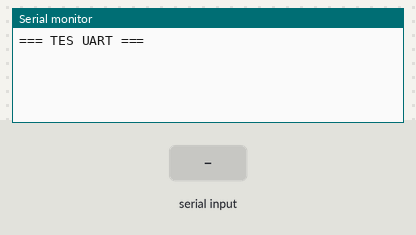
Bench run of a sketch on a simulated ESP32-S3. Shown: the last lines printed to the serial monitor. The inputs (shaded band) are chosen by the test bench.

Above: at 2.7 s.
2.8 s: "1\n" received over the second serial link
At 3.5 s:
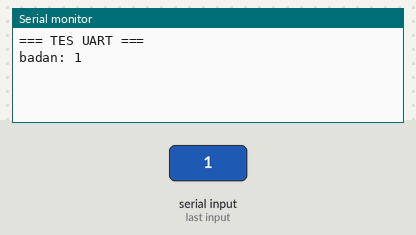
4.3 s: "0\n" received over the second serial link
At 4.7 s:
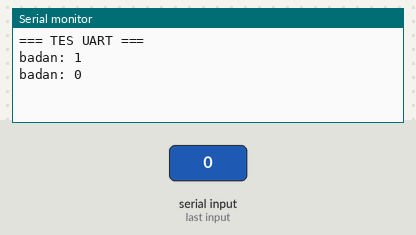

Measured:
- after the input at 2.8 s, the serial monitor: prints a new line at once (image 1)
- after the input at 4.3 s, the serial monitor: prints a new line at once (image 2)

The sketch:

tes_uart.ino
```cpp
// TES SAMBUNGAN OTAK-BADAN (upload ke ESP32-S3; badan sudah berisi robot_badan.ino)
// Ketik perintah di Serial Monitor S3, misalnya PING atau M 150 150 800, lalu Enter.
#define BADAN_TX 17
#define BADAN_RX 18

void setup() {
  Serial.begin(115200);
  delay(1500);   // beri waktu Serial Monitor tersambung
  Serial.println("\n=== TES UART ===");
  Serial1.begin(115200, SERIAL_8N1, BADAN_RX, BADAN_TX);
}

void loop() {
  static bool dijawab = false;
  static uint32_t tPing = 0;
  if (!dijawab && millis() - tPing > 3000) {                 // ulangi PING sampai badan menjawab
    tPing = millis();
    Serial.println("Mengirim PING ke badan... (belum ada jawaban: cek TX/RX disilang dan GND bersama)");
    Serial1.println("PING");
  }
  static uint32_t tKetik = 0;                                // kapan terakhir kamu mengetik
  while (Serial.available()) { Serial1.write(Serial.read()); tKetik = millis(); }   // dari laptop ke badan
  static String baris;
  while (Serial1.available()) {                              // dari badan ke laptop
    char c = Serial1.read();
    if (c == '\n') {
      dijawab = true;
      // data D rutin dicetak jarang; jawaban Q (sesaat setelah kamu mengetik) selalu dicetak
      if (!baris.startsWith("D ") || millis() - tKetik < 1000 || millis() % 2000 < 260) Serial.println("badan: " + baris);
      baris = "";
    } else if (c != '\r') baris += c;
  }
}
```
